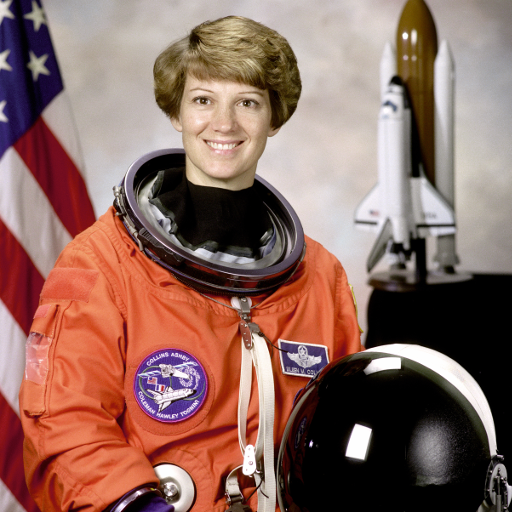
#> input picture skimage.data.astronaut(), 512 x 512 px
$ jupyter execute 'Day_77 Computation_with_NumPy_and_N_Dimensional_Arrays_(start).ipynb'
#> lines starting #> are read from the running program, lines starting #| are printed output that depends on the picture
# Introduction

In this notebook we'll learn how to use NumPy to work with numerical data.

# Import Statements

[cell 1]
import numpy as np
from skimage import data
import matplotlib.pyplot as plt
from scipy import misc # contains an image of a racoon!
from PIL import Image # for reading image files

# Understanding NumPy's ndarray

NumPy's most amazing feature is the **powerful** ndarray.

#### 1-Dimensional Arrays (Vectors)

[cell 2]
my_array = np.array([1.1, 9.2, 8.1, 4.7])
my_array.shape

[cell 3]
my_array[2]
my_array.ndim

#### 2-Dimensional Arrays (Matrices)

[cell 4]
array_2d = np.array([[1, 2, 3, 9],
                     [5, 6, 7, 8]])

[cell 5]
print(f'array_2d has {array_2d.ndim} dimensions')
print(f'Its shape is {array_2d.shape}')
print(f'It has {array_2d.shape[0]} rows and {array_2d.shape[1]} columns')
print(array_2d)

[cell 6]
array_2d[1,2]

[cell 7]
# To access an entire row and all the values therein, you can use the : operator
array_2d[0, :]

#### N-Dimensional Arrays (Tensors)

**Challenge**:
* How many dimensions does the array below have?
* What is its shape (i.e., how many elements are along each axis)?
* Try to access the value `18` in the last line of code.
* Try to retrieve a 1 dimensional vector with the values `[97, 0, 27, 18]`
* Try to retrieve a (3,2) matrix with the values `[[ 0,  4], [ 7,  5], [ 5, 97]]`

*Hint*: You can use the `:` operator just as with Python Lists.

[cell 8]
mystery_array = np.array([[[0, 1, 2, 3],
                           [4, 5, 6, 7]],

                         [[7, 86, 6, 98],
                          [5, 1, 0, 4]],

                          [[5, 36, 32, 48],
                           [97, 0, 27, 18]]])

# Note all the square brackets!

[cell 9]
mystery_array.ndim

[cell 10]
mystery_array.shape

[cell 11]
mystery_array[2, 1, 3]

[cell 12]
mystery_array[2, 1, :]

[cell 13]
mystery_array[:, :, 0]

# NumPy Mini-Challenges

#### **Challenge 1**: Use [`.arange()`](https://numpy.org/devdocs/reference/generated/numpy.arange.html)to createa a vector `a` with values ranging from 10 to 29. You should get this:

`print(a)`

`[10 11 12 13 14 15 16 17 18 19 20 21 22 23 24 25 26 27 28 29]`

[cell 14]
a = np.arange(10, 30)
print(a)

#### **Challenge 2**: Use Python slicing techniques on `a` to:
* Create an array containing only the last 3 values of `a`
* Create a subset with only the 4th, 5th, and 6th values
* Create a subset of `a` containing all the values except for the first 12 (i.e., `[22, 23, 24, 25, 26, 27, 28, 29]`)
* Create a subset that only contains the even numbers (i.e, every second number)

[cell 15]
last_values = a[-3:]
last_values

[cell 16]
subset_1 = a[3:6]
subset_1

[cell 17]
subset_2 = a[12:]
subset_2

[cell 18]
subset_3 = a[::2]
subset_3

#### **Challenge 3**:Reverse the order of the values in `a`, so that the first element comes last:

`[29, 28, 27, 26, 25, 24, 23, 22, 21, 20, 19, 18, 17, 16, 15, 14, 13,
       12, 11, 10]`

If you need a hint, you can check out this part of the [NumPy beginner's guide](
https://numpy.org/devdocs/user/absolute_beginners.html#how-to-reverse-an-array)

[cell 19]
reversed = a[::-1]
reversed

#### **Challenge 4**: Print out all the indices of the non-zero elements in this array: [6,0,9,0,0,5,0]

[cell 20]
b = np.array([6,0,9,0,0,5,0])
nz_indices = np.nonzero(b)
nz_indices

#### **Challenge 5**: Use NumPy to generate a 3x3x3 array with random numbers

Hint: Use the [`.random()` function](https://numpy.org/doc/stable/reference/random/index.html?highlight=random#module-numpy.random)

[cell 21]
rng = np.random.default_rng()
b = np.array([
 [rng.integers(low=0, high=10, size=3), rng.integers(low=0, high=10, size=3), rng.integers(low=0, high=10, size=3)],
 [rng.integers(low=0, high=10, size=3), rng.integers(low=0, high=10, size=3), rng.integers(low=0, high=10, size=3)],
 [rng.integers(low=0, high=10, size=3), rng.integers(low=0, high=10, size=3), rng.integers(low=0, high=10, size=3)]
 ])
b

#### **Challenge 6**: Use [`.linspace()`](https://numpy.org/doc/stable/reference/generated/numpy.linspace.html) to create a vector `x` of size 9 with values spaced out evenly between 0 to 100 (both included).

[cell 22]
x = np.linspace(0, 100, num=9)
x

#### **Challenge 7**: Use [`.linspace()`](https://numpy.org/doc/stable/reference/generated/numpy.linspace.html) to create another vector `y` of size 9 with values between -3 to 3 (both included). Then plot `x` and `y` on a line chart using Matplotlib.

[cell 23]
x = np.linspace(0, 100, num=9)
y = np.linspace(-3, 3, num=9)
plt.plot(x, y, 'o')
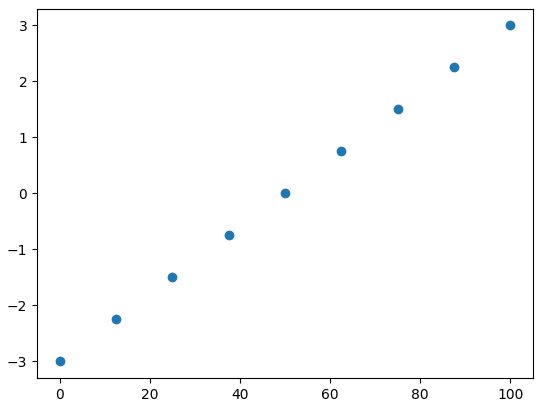
#> figure drawn by matplotlib, 1 panel

#### **Challenge 8**: Use NumPy to generate an array called `noise` with shape 128x128x3 that has random values. Then use Matplotlib's [`.imshow()`](https://matplotlib.org/3.1.1/api/_as_gen/matplotlib.pyplot.imshow.html) to display the array as an image.

[cell 24]
noise = np.random.randint(0, 256, size=(128, 128, 3))
noise
plt.imshow(noise)
plt.show()
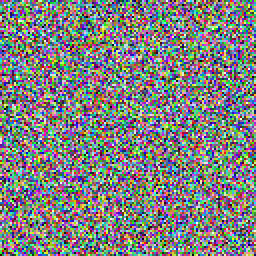
#> shown: shape (128, 128, 3) (shown 2 times larger); mean R, G, B 127.3, 128.3, 128.1

# Linear Algebra with Vectors

[cell 25]
v1 = np.array([4, 5, 2, 7])
v2 = np.array([2, 1, 3, 3])
v1 + v2

[cell 26]
# Python Lists vs ndarrays
list1 = [4, 5, 2, 7]
list2 = [2, 1, 3, 3]
list1 + list2

[cell 27]
v1 * v2

[cell 28]
np.array(list1) * np.array(list2)

# Broadcasting and Scalars

[cell 29]
array_2d = np.array([[1, 2, 3, 4],
                     [5, 6, 7, 8]])

[cell 30]
array_2d + 10

[cell 31]
array_2d * 5

# Matrix Multiplication with @ and .matmul()

[cell 32]
a1 = np.array([[1, 3],
               [0, 1],
               [6, 2],
               [9, 7]])

b1 = np.array([[4, 1, 3],
               [5, 8, 5]])

print(f'{a1.shape}: a has {a1.shape[0]} rows and {a1.shape[1]} columns.')
print(f'{b1.shape}: b has {b1.shape[0]} rows and {b1.shape[1]} columns.')
print('Dimensions of result: (4x2)*(2x3)=(4x3)')

**Challenge**: Let's multiply `a1` with `b1`. Looking at the wikipedia example above, work out the values for c12 and c33 on paper. Then use the [`.matmul()`](https://numpy.org/doc/stable/reference/generated/numpy.matmul.html) function or the `@` operator to check your work.

[cell 33]
a1 = np.array([[1, 3],
               [0, 1],
               [6, 2],
               [9, 7]])

b1 = np.array([[4, 1, 3],
               [5, 8, 5]])

[cell 34]
result = np.matmul(a1, b1)
result

# Manipulating Images as ndarrays

[cell 35]
img = data.astronaut()
#> img is the input picture: shape (512, 512, 3); mean R, G, B 141.6, 105.8, 96.5
plt.imshow(img)
plt.show()

**Challenge**: What is the data type of `img`? Also, what is the shape of `img` and how many dimensions does it have? What is the resolution of the image?

[cell 36]
type(img)

[cell 37]
img.shape
#> Out = (512, 512, 3)

[cell 38]
img.ndim
#> Out = 3

**Challenge**: Convert the image to black and white. The values in our `img` range from 0 to 255.
* Divide all the values by 255 to convert them to sRGB, where all the values are between 0 and 1.
* Next, multiply the sRGB array by the `grey_vals` to convert the image to grey scale.
* Finally use Matplotlib's [`.imshow()`](https://matplotlib.org/3.1.1/api/_as_gen/matplotlib.pyplot.imshow.html) together with the colormap parameter set to gray `cmap=gray` to look at the results.

[cell 39]
grey_vals = np.array([0.2126, 0.7152, 0.0722])

[cell 40]
sRGB = img / 255
grey_scale = sRGB @ grey_vals
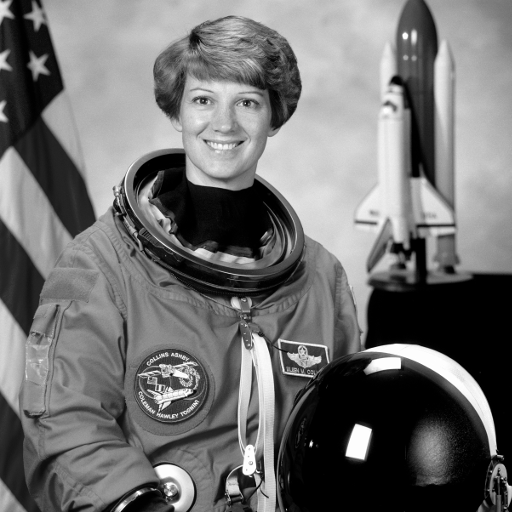
#> grey_scale: shape (512, 512) float64; min 0, max 1, mean 0.442

[cell 41]
plt.imshow(grey_scale, cmap='gray')

**Challenge**: Can you manipulate the images by doing some operations on the underlying ndarrays? See if you can change the values in the ndarray so that:

1) You flip the grayscale image upside down

2) Rotate the colour image

3) Invert (i.e., solarize) the colour image. To do this you need to converting all the pixels to their "opposite" value, so black (0) becomes white (255).

#### Challenge Solutions

[cell 42]
flipped = np.flip(grey_scale, axis=0)
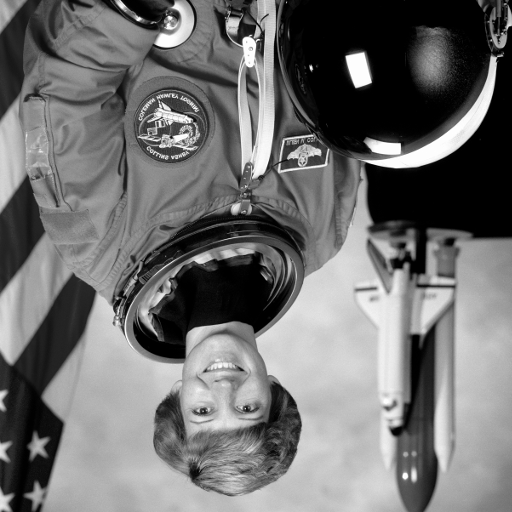
#> flipped: shape (512, 512) float64; min 0, max 1, mean 0.442
plt.imshow(flipped, cmap='gray')

[cell 43]
rotated = np.rot90(img, 1)
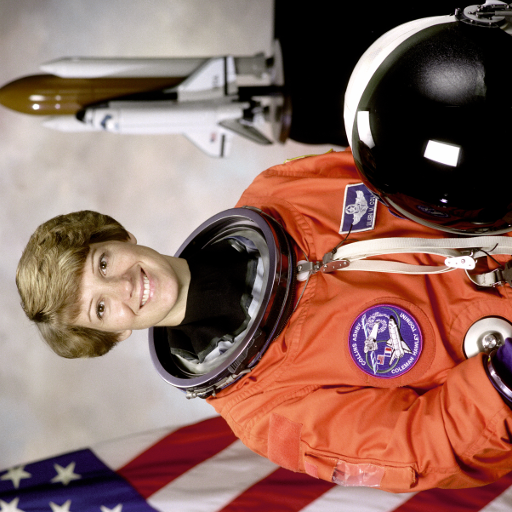
#> rotated: shape (512, 512, 3); mean R, G, B 141.6, 105.8, 96.5
plt.imshow(rotated)

[cell 44]
inverted = 255 - img
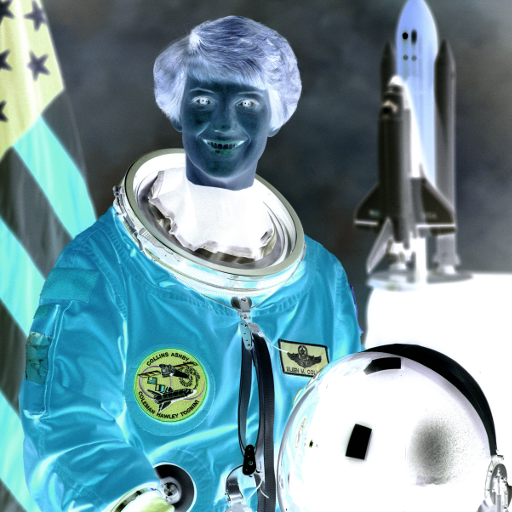
#> inverted: shape (512, 512, 3); mean R, G, B 113.4, 149.2, 158.5
plt.imshow(inverted)

# Use your Own Image!

[cell 45]
file_name = 'yummy_macarons.jpg'

**Use PLT to open**

[cell 46]
my_img = Image.open(file_name)
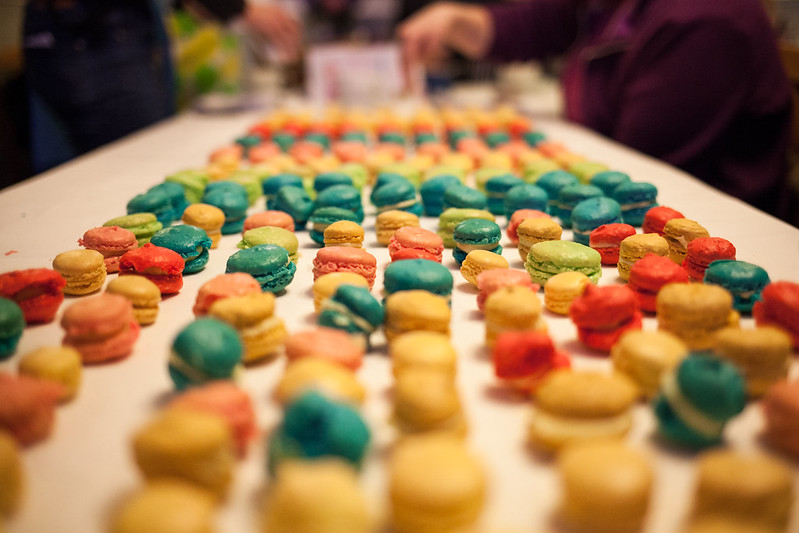
#> input picture Day_77/yummy_macarons.jpg, 799 x 533 px
#> my_img is the input picture: PIL image 799x533 RGB; mean R, G, B 156.7, 118.6, 78.2
my_img_arr = np.array(my_img)
plt.imshow(my_img_arr)
